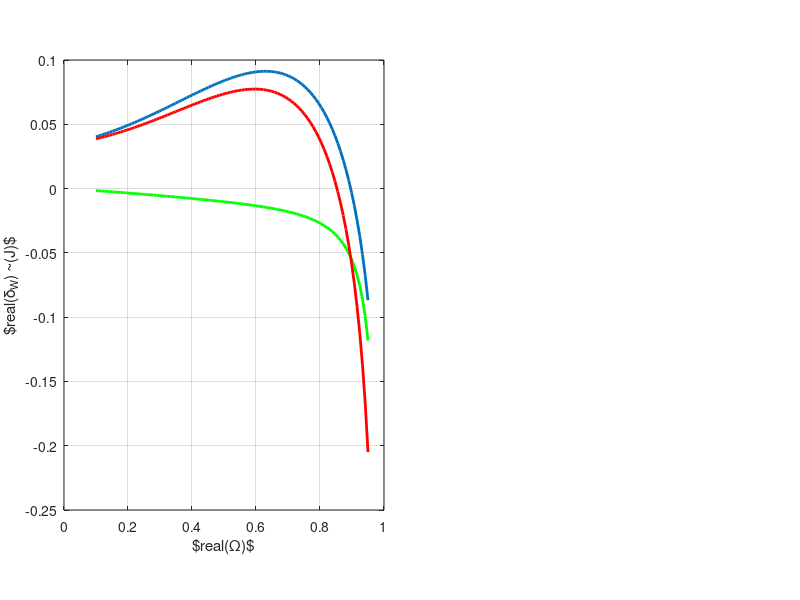

This chart was generated by the following MATLAB code: (Note: this script raises an error after producing the figure.)
clf;
clear;

a=0.38;
R0=1.3;
p0=2.8083e3;
eps0=a/R0;

xi_s=0.01;
r_s=0.38;

E0=25.142e3;
B0=0.84;
mp=2;
Z=1;

rho_h=3.85698037e-02;
rho_h=rho_h/a;

delta_r=0.2;
c0=0.8;
c2=1.385;

n=100;

omegai=0.005i;
omega=linspace(0.1+omegai,0.95+omegai,n);

Ckd=-8*pi^2*a^2*R0*p0 *rho_h/eps0 *(eps0*xi_s)^2;
fs=exp (-(r_s/delta_r)^2)*(c2*(delta_r^2+r_s^2)+c0);
f0=c2*delta_r^2+c0;
df=fs-f0;
Ckd=Ckd*df;
omega_kd=omega.^3 .*log(1-1./omega) +omega.^2 +0.5*omega +1/3;
dwk_kd=omega_kd*Ckd;

Cks=4*pi^2*a^2*R0*p0*(eps0*xi_s)^2*delta_r^2;
dfs=exp(-r_s^2/delta_r^2) -1;
Cks=Cks*dfs;
omega_ks=-omega./(omega-1) +omega +omega.^2 .*log(1-1./omega);
dwk_ks =Cks *omega_ks;


dwk_k=dwk_kd+dwk_ks;
set(gcf,'Units','points','position',[100 500 1600 800],'Color',[1 1 1]);
hax=axes('Position',[0.08 0.15 0.4 0.75],'FontSize',24,'FontName','Latex'); 

plot(real(omega),real(dwk_kd),'-','LineWidth',2);
hold all;

plot(real(omega),real(dwk_ks),'g-','LineWidth',2);
grid on;

plot(real(omega),real(dwk_k),'r-','LineWidth',2);

xlabel('$real(\Omega)$');
ylabel('$real(\delta_W) ~(J)$');


%%%%read dwk++ data %%%%


Ct=0.47073675;


[dwk_romega,dwk_iomega,dwk_rdwk,dwk_idwk]=read_omega_dwk('omega_dwk.out_kd');
T0k=E0 *1.602e-19;
n0=p0/T0k;
n0=n0/Ct;
Cdwk=pi^2 *a^2 *R0 *n0*T0k
dwk_rdwk_si=dwk_rdwk*Cdwk;
dwk_idwk_si=dwk_idwk*Cdwk;
plot(dwk_romega,dwk_rdwk_si,'bx');


[dwk_romega,dwk_iomega,dwk_rdwk,dwk_idwk]=read_omega_dwk('omega_dwk.out_ks');
T0k=E0 *1.602e-19;
n0=p0/T0k;
n0=n0/Ct;
Cdwk=pi^2 *a^2 *R0 *n0*T0k
dwk_rdwk_si=dwk_rdwk*Cdwk;
dwk_idwk_si=dwk_idwk*Cdwk;
plot(dwk_romega,dwk_rdwk_si,'gx');


[dwk_romega,dwk_iomega,dwk_rdwk,dwk_idwk]=read_omega_dwk('omega_dwk.out_all');
T0k=E0 *1.602e-19;
n0=p0/T0k;
n0=n0/Ct;
Cdwk=pi^2 *a^2 *R0 *n0*T0k
dwk_rdwk_si=dwk_rdwk*Cdwk;
dwk_idwk_si=dwk_idwk*Cdwk;
plot(dwk_romega,dwk_rdwk_si,'rx');

legend('$\delta W_{k,d}~(Analytical)~~$','$\delta W_{k,s}~(Analytical)~~$','$\delta W_{k}~(Analytical)~~$','$\delta W_{k,d} ~(dwk++)~$','$\delta W_{k,s} ~(dwk++)$','$\delta W_{k}~ ~(dwk++)$','Location','southwest');
hax=axes('Position',[0.56 0.15 0.4 0.75],'FontSize',24); 


grid on;

plot(real(omega),imag(dwk_kd),'-','LineWidth',2);
hold all;

plot(real(omega),imag(dwk_ks),'g-','LineWidth',2);
grid on;

plot(real(omega),imag(dwk_k),'r-','LineWidth',2);


[dwk_romega,dwk_iomega,dwk_rdwk,dwk_idwk]=read_omega_dwk('omega_dwk.out_kd');
T0k=E0 *1.602e-19;
n0=p0/T0k;
n0=n0/Ct;
Cdwk=pi^2 *a^2 *R0 *n0*T0k
dwk_rdwk_si=dwk_rdwk*Cdwk;
dwk_idwk_si=dwk_idwk*Cdwk;
plot(dwk_romega,dwk_idwk_si,'bx');


[dwk_romega,dwk_iomega,dwk_rdwk,dwk_idwk]=read_omega_dwk('omega_dwk.out_ks');
T0k=E0 *1.602e-19;
n0=p0/T0k;
n0=n0/Ct;
Cdwk=pi^2 *a^2 *R0 *n0*T0k
dwk_rdwk_si=dwk_rdwk*Cdwk;
dwk_idwk_si=dwk_idwk*Cdwk;
plot(dwk_romega,dwk_idwk_si,'gx');


[dwk_romega,dwk_iomega,dwk_rdwk,dwk_idwk]=read_omega_dwk('omega_dwk.out_all');
T0k=E0 *1.602e-19;
n0=p0/T0k;
n0=n0/Ct;
Cdwk=pi^2 *a^2 *R0 *n0*T0k
dwk_rdwk_si=dwk_rdwk*Cdwk;
dwk_idwk_si=dwk_idwk*Cdwk;
plot(dwk_romega,dwk_idwk_si,'rx');


legend('$\delta W_{k,d} ~(Analytical)~~$','$\delta W_{k,s}~(Analytical)~~$','$\delta W_{k}~(Analytical)~~$','$\delta W_{k,d} ~(dwk++)~$','$\delta W_{k,s} ~(dwk++)$','$\delta W_{k}~(dwk++)$','Location','southwest');

xlabel('$real(\Omega)$');
ylabel('$imag(\delta_W) ~(J)$');


%myprint('dwk_compare_anly_to_code');
